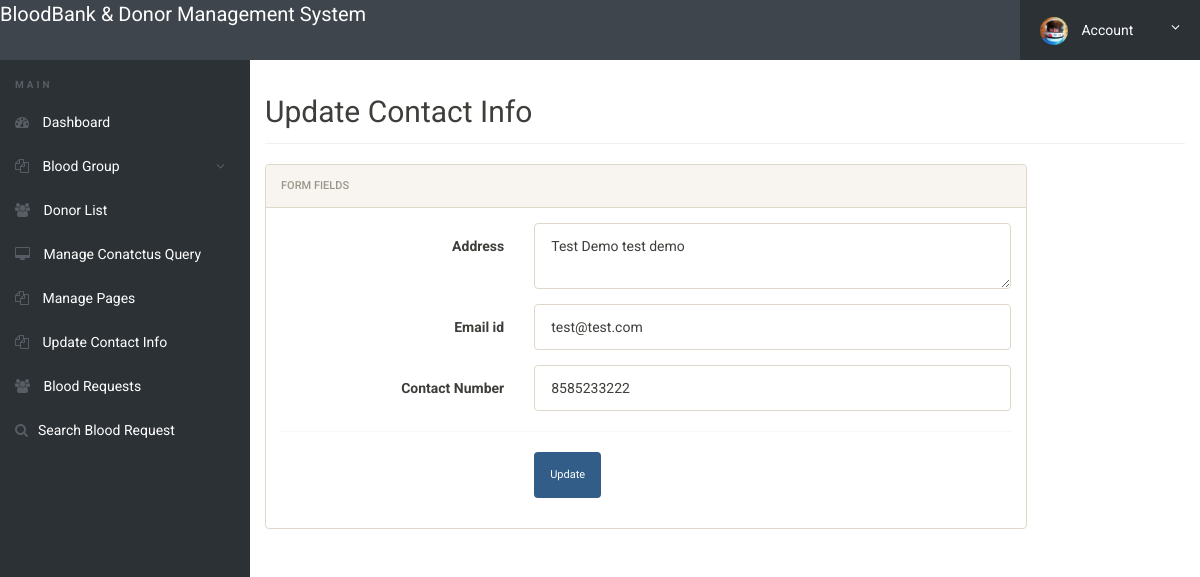
/admin/update-contactinfo.php (signed in), run on an earlier commit of the app's database.
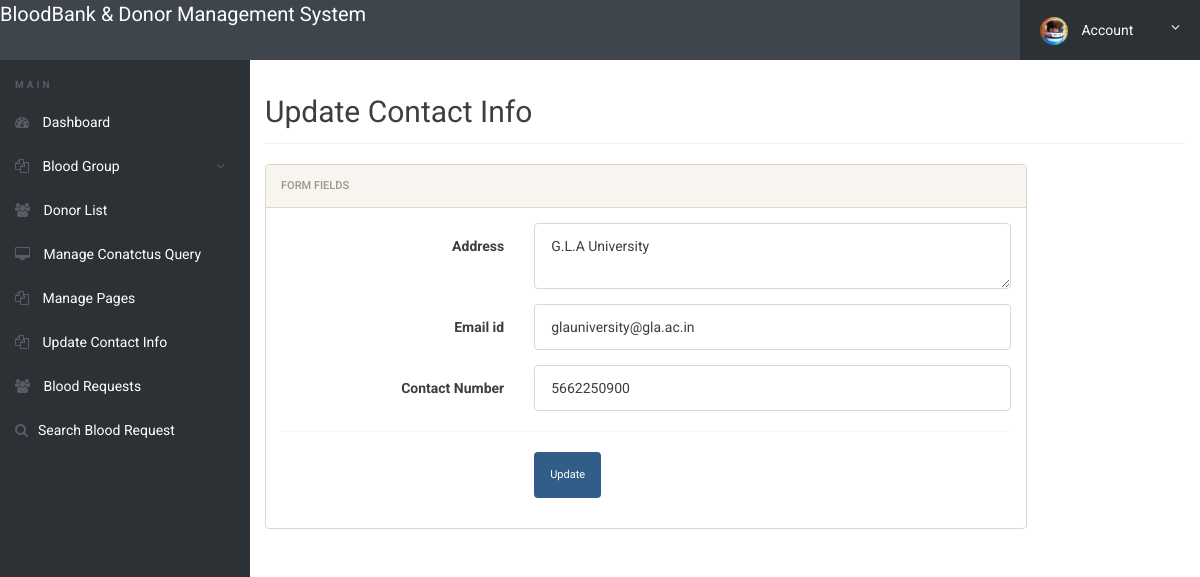
And on a later commit of the database.
### tables this page shows
CREATE TABLE `tblcontactusinfo` (
  `id` int(11) NOT NULL,
  `Address` tinytext DEFAULT NULL,
  `EmailId` varchar(255) DEFAULT NULL,
  `ContactNo` char(11) DEFAULT NULL
);

### admin/update-contactinfo.php (the view, shortened to what this page needs)
<?php
include('includes/config.php');
if(strlen($_SESSION['alogin'])==0)
	{
header('location:index.php');
}
else{
?>
<!doctype html>
<html lang="en" class="no-js">
<head>
	<link rel="stylesheet" href="css/font-awesome.min.css">
	<link rel="stylesheet" href="css/bootstrap.min.css">
	<link rel="stylesheet" href="css/dataTables.bootstrap.min.css">
	<link rel="stylesheet" href="css/bootstrap-social.css">
	<link rel="stylesheet" href="css/bootstrap-select.css">
	<link rel="stylesheet" href="css/fileinput.min.css">
	<link rel="stylesheet" href="css/awesome-bootstrap-checkbox.css">
	<link rel="stylesheet" href="css/style.css">
</head>
<body>
	<?php include('includes/header.php');?>
	<div class="ts-main-content">
	<?php include('includes/leftbar.php');?>
		<div class="content-wrapper">
			<div class="container-fluid">
				<div class="row">
					<div class="col-md-12">
						<h2 class="page-title">Update Contact Info</h2>
						<div class="row">
							<div class="col-md-10">
								<div class="panel panel-default">
									<div class="panel-heading">Form fields</div>
									<div class="panel-body">
										<form method="post" name="chngpwd" class="form-horizontal" onSubmit="return valid();">
				<?php $sql = "SELECT * from  tblcontactusinfo ";
$query = $dbh -> prepare($sql);
$query->execute();
$results=$query->fetchAll(PDO::FETCH_OBJ);
if($query->rowCount() > 0)
{
foreach($results as $result)
{				?>
				<div class="form-group">
												<label class="col-sm-4 control-label"> Address</label>
												<div class="col-sm-8">
													<textarea class="form-control" name="address" id="address" required><?php echo htmlentities($result->Address);?></textarea>
												</div>
											</div>
											<div class="form-group">
												<label class="col-sm-4 control-label"> Email id</label>
												<div class="col-sm-8">
													<input type="email" class="form-control" name="email" id="email" value="<?php echo htmlentities($result->EmailId);?>" required>
												</div>
											</div>
<div class="form-group">
												<label class="col-sm-4 control-label"> Contact Number </label>
												<div class="col-sm-8">
													<input type="text" class="form-control" value="<?php echo htmlentities($result->ContactNo);?>" name="contactno" id="contactno" required>
												</div>
											</div>
<?php }} ?>
											<div class="hr-dashed"></div>
											<div class="form-group">
												<div class="col-sm-8 col-sm-offset-4">
													<button class="btn btn-primary" name="submit" type="submit">Update</button>
												</div>
											</div>
										</form>
									</div>
								</div>
							</div>
						</div>
					</div>
				</div>
			</div>
		</div>
	</div>
</body>
</html>
<?php } ?>

What changed in the data, as far as the page shows it:
changed tblcontactusinfo: address "Test Demo test demo" → "G.L.A University"; email "test@test.com" → "glauniversity@gla.ac.in"; contactno "8585233222" → "5662250900"
